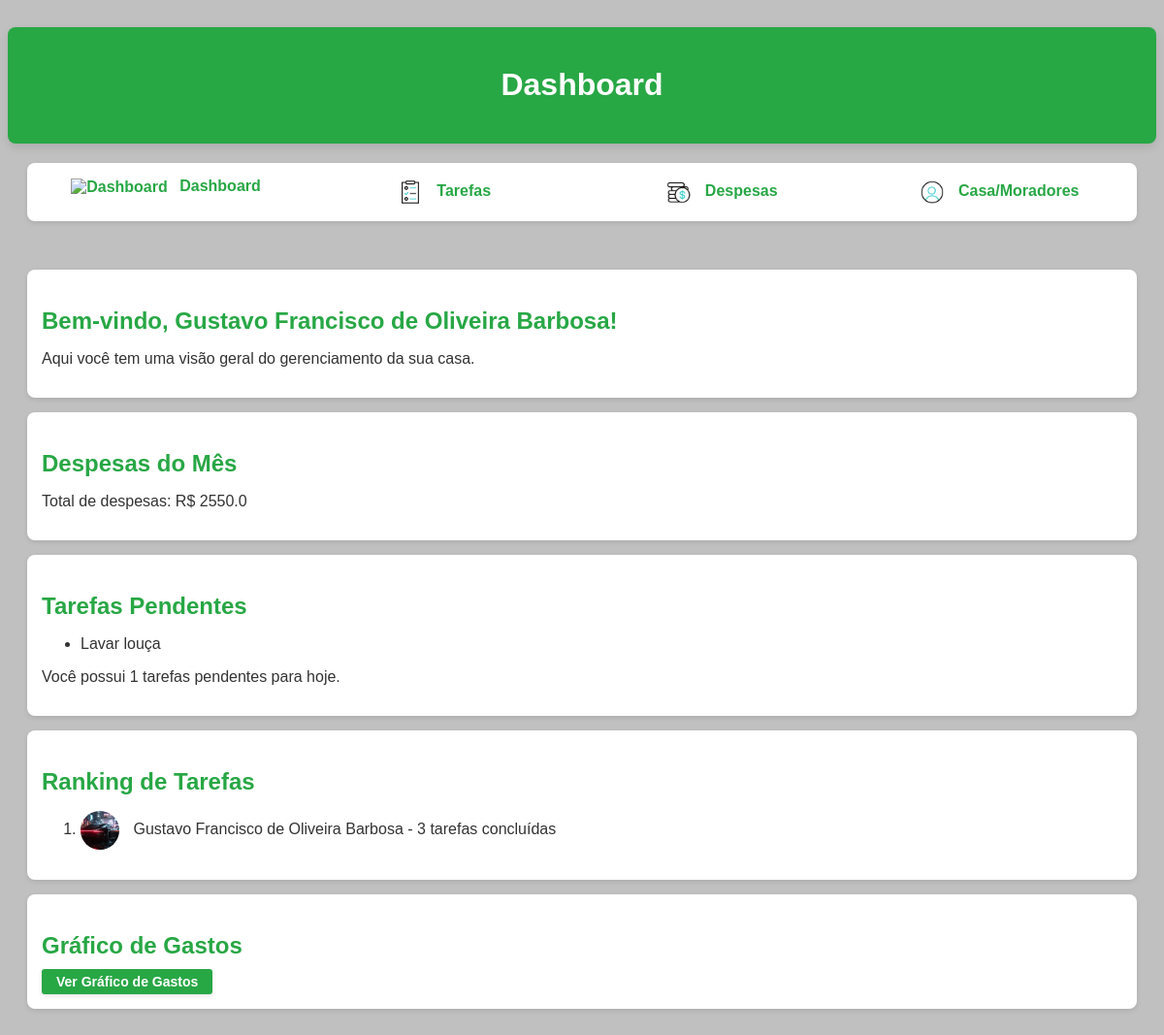
The page /dashboard (signed in) on the database as committed earlier.
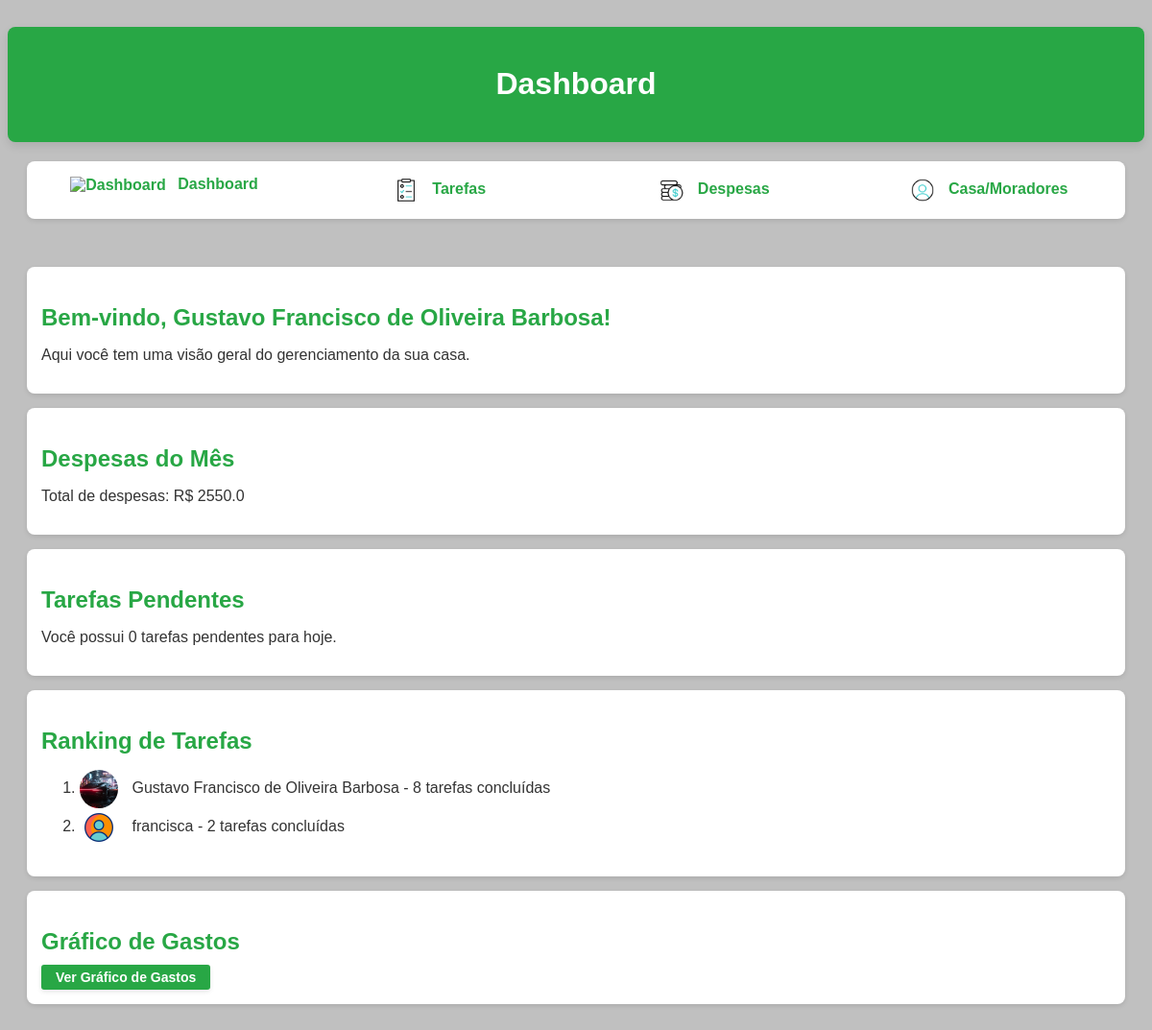
The same page on the database as committed later.
### app.py (models this page shows, shortened)
class Usuario(db.Model):
    id = db.Column(db.Integer, primary_key=True)
    nome = db.Column(db.String(100), nullable=False)
    email = db.Column(db.String(120), unique=True, nullable=False)
    senha = db.Column(db.String(200), nullable=False)
    foto_url = db.Column(db.String(200), nullable=True)  # Adiciona o campo para a URL da foto
    casa_id = db.Column(db.Integer, db.ForeignKey('casa.id'), nullable=False)  # Relacionamento correto

class Tarefa(db.Model):
    id = db.Column(db.Integer, primary_key=True)
    titulo = db.Column(db.String(100), nullable=False)
    descricao = db.Column(db.Text, nullable=True)
    concluida = db.Column(db.Boolean, default=False)
    data_criacao = db.Column(db.DateTime, default=datetime.utcnow)
    foto = db.Column(db.String(120), nullable=True)
    casa_id = db.Column(db.Integer, db.ForeignKey('casa.id'), nullable=False)  # Relacionado à Casa
    usuario_id = db.Column(db.Integer, db.ForeignKey('usuario.id'), nullable=True)
    usuario = db.relationship('Usuario', backref='tarefas_concluidas')

### app.py (the view)
@app.route('/dashboard')
def dashboard():
    if 'usuario_id' not in session:
        return redirect(url_for('login'))  # Redireciona para login se não estiver logado
    usuario_id = session['usuario_id']
    usuario = Usuario.query.get(usuario_id)
    if not usuario:
        flash("Usuário não encontrado!", "error")
        return redirect(url_for('login'))
    casa = Casa.query.get(usuario.casa_id)
    tarefas = Tarefa.query.filter_by(casa_id=usuario.casa_id).all()
    total_despesas = db.session.query(
        db.func.coalesce(db.func.sum(Despesa.valor), 0)).filter_by(casa_id=usuario.casa_id).scalar()
    num_moradores = Usuario.query.filter_by(casa_id=usuario.casa_id).count() if casa else 0
    ranking_usuarios = db.session.query(
        Usuario.nome, Usuario.foto_url.label('foto_perfil_url'), db.func.count(Tarefa.id).label('tarefas_concluidas')
    ).join(Tarefa, Tarefa.usuario_id == Usuario.id).filter(
        Tarefa.concluida == True, Usuario.casa_id == usuario.casa_id
    ).group_by(Usuario.id).order_by(db.func.count(Tarefa.id).desc()).all()
    return render_template('dashboard.html',
                           usuario=usuario,
                           tarefas=tarefas,
                           total_despesas=total_despesas,
                           num_moradores=num_moradores,
                           casa=casa,
                           ranking_usuarios=ranking_usuarios)

### templates/dashboard.html (shortened to what this page needs)
{% extends "base.html" %}
{% block header %}Dashboard{% endblock %}
{% block content %}
  <div class="card">
    <h3>Bem-vindo, {{ usuario.nome }}!</h3>
    <p>Aqui você tem uma visão geral do gerenciamento da sua casa.</p>
  </div>
    <div class="card">
      <h3>Despesas do Mês</h3>
      <p>Total de despesas: R$ {{ total_despesas }}</p>
    </div>
  <div class="card">
    <h3>Tarefas Pendentes</h3>
    <ul>
      {% for tarefa in tarefas if not tarefa.concluida %}
        <li>{{ tarefa.titulo }}</li>
      {% endfor %}
    </ul>
    <p>Você possui {{ tarefas|selectattr('concluida', 'equalto', False)|list|length }} tarefas pendentes para hoje.</p>
  </div>
  <div class="card">
    <h3>Ranking de Tarefas</h3>
    <ol>
      {% for usuario in ranking_usuarios %}
        <li>
          <img src="{{ usuario.foto_perfil_url }}" alt="Foto de perfil de {{ usuario.nome }}" class="perfil-foto">
          {{ usuario.nome }} - {{ usuario.tarefas_concluidas }} tarefas concluídas
        </li>
      {% endfor %}
    </ol>
  </div>
  <div class="card">
    <h3>Gráfico de Gastos</h3>
    <a href="{{ url_for('grafico_gastos') }}">
      <button type="button">Ver Gráfico de Gastos</button>
    </a>
  </div>
{% endblock %}

### templates/base.html (shortened to what this page needs)
<!DOCTYPE html>
<html lang="pt-BR">
<head>
  <link rel="stylesheet" href="{{ url_for('static', filename='css/styles.css') }}">
</head>
<body>
  <header>
    <h1>{% block header %}{% endblock %}</h1>
  </header>
  <nav>
    <a href="{{ url_for('dashboard') }}">
      <img src="{{ url_for('static', filename='img/home_17905779.gif') }}" alt="Dashboard" class="icon"> Dashboard
    </a>
    <a href="{{ url_for('tasks') }}">
      <img src="{{ url_for('static', filename='img/prancheta.gif') }}" alt="Tarefas" class="icon"> Tarefas
    </a>
    <a href="{{ url_for('expenses') }}">
      <img src="{{ url_for('static', filename='img/dolar.gif') }}" alt="Despesas" class="icon"> Despesas
    </a>
    <a href="{{ url_for('house_info') }}">
      <img src="{{ url_for('static', filename='img/perfil.gif') }}" alt="Casa/Moradores" class="icon"> Casa/Moradores
    </a>
  </nav>
  <main>
    {% block content %}{% endblock %}
  </main>
</body>
</html>

### static/css/styles.css (style rules this page uses)
body { font-family: 'Arial', sans-serif; background: #C0C0C0; color: #333; min-height: 100vh; display: flex; flex-direction: column; align-items: center; padding: 20px; }
header { background-color: #28a745; color: #fff; padding: 20px; text-align: center; width: 100%; border-radius: 8px; box-shadow: 0 4px 10px rgba(0, 0, 0, 0.1); }
nav { display: flex; justify-content: space-around; background: #fff; width: 100%; box-shadow: 0 2px 5px rgba(0, 0, 0, 0.1); margin-top: 20px; border-radius: 8px; }
nav a { flex: 1; padding: 15px; text-decoration: none; color: #28a745; font-weight: bold; text-align: center; transition: color 0.3s; }
main { width: 100%; max-width: 1200px; padding: 20px; margin-top: 30px; }
.card { background: #fff; padding: 20px; margin-bottom: 20px; border-radius: 8px; box-shadow: 0 2px 5px rgba(0, 0, 0, 0.1); }
h3 { color: #28a745; margin-bottom: 15px; font-size: 1.5em; }
.icon { width: 30px; height: 30px; margin-right: 8px; vertical-align: middle; }
nav { display: flex; justify-content: space-around; background: #fff; box-shadow: 0 2px 5px rgba(0, 0, 0, 0.1); }
nav a { flex: 1; padding: 15px; text-decoration: none; color: #28a745; font-weight: bold; text-align: center; }
main { padding: 20px; }
.card { background: #fff; margin-bottom: 15px; padding: 15px; border-radius: 8px; box-shadow: 0 2px 5px rgba(0, 0, 0, 0.1); }
.card h3 { margin-bottom: 10px; color: #28a745; }
.card p { color: #333; }
button { background-color: #28a745; color: white; border: none; padding: 5px 15px; font-size: 14px; font-weight: bold; border-radius: 3px; cursor: pointer; transition: background-color 0.3s, transform 0.2s; box-shadow: 0 2px 5px rgba(0, 0, 0, 0.1); }
.perfil-foto { width: 40px; height: 40px; border-radius: 50%; object-fit: cover; margin-right: 10px; vertical-align: middle; }

Rows that differ between the two databases and show on the page:
no longer on this page (row edited): Tarefa: titulo "Lavar louça"
computed for Usuario "Gustavo Francisco de Oliveira Barbosa": tarefas_concluidas "3" → "8"
now on this page (row unchanged): Usuario: foto_perfil_url (picture), nome "francisca", tarefas_concluidas "2"
Other text that changed with them:
{{ tarefas|selectattr('concluida', 'equalto', False)|list|length }}: "1" → "0"
